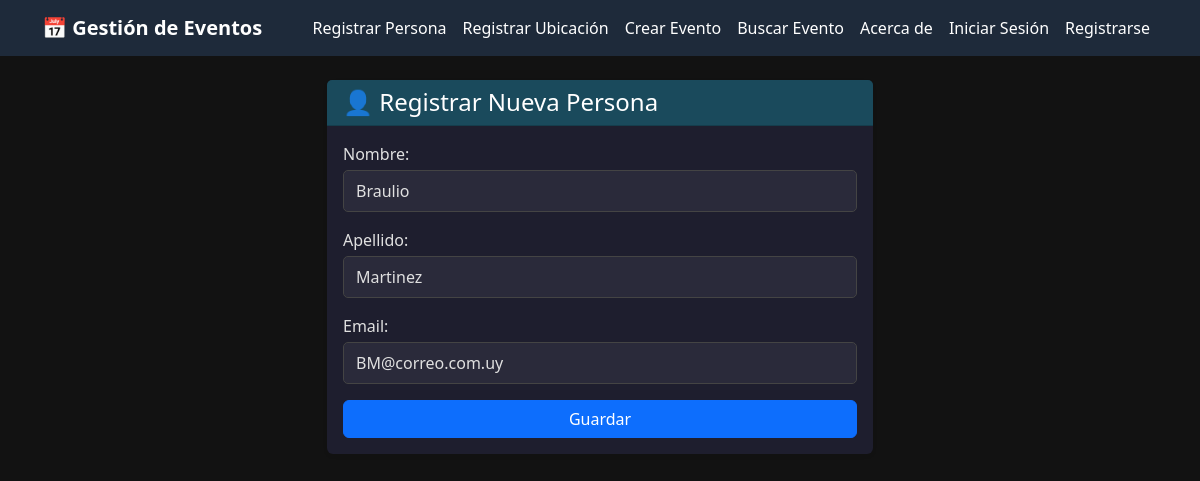
Screenshot of /personas/editar/1/ with the database file from the repository.
### eventos/models.py (models this page shows, shortened)
class Persona(models.Model):
    nombre = models.CharField(max_length=45)
    apellido = models.CharField(max_length=45)
    email = models.EmailField(max_length=60)
    class Meta:
        verbose_name = 'Persona'
        verbose_name_plural = 'Personas'

### eventos/views.py (the view)
# urls.py: path('personas/editar/<int:pk>/', views.editar_persona, name='editar_persona'),
def editar_persona(request, pk):
    persona = Persona.objects.get(id=pk)
    if request.method == 'POST':
        form = PersonaForm(request.POST, instance=persona)
        if form.is_valid():
            form.save()
            return redirect('listar_personas')
    else:
        form = PersonaForm(instance=persona)
    return render(request, 'form_persona.html', {'form': form})

### eventos/forms.py
class PersonaForm(forms.ModelForm):
    class Meta:
        model = Persona
        fields = '__all__'
        widgets = {
            'nombre': forms.TextInput(attrs={'class': 'form-control',}),
            'apellido': forms.TextInput(attrs={'class': 'form-control',}),
            'email': forms.EmailInput(attrs={'class': 'form-control',}),
        }

### templates/form_persona.html (shortened to what this page needs)
{% extends 'base.html' %}
{% block contenido %}
<div class="row justify-content-center">
    <div class="col-md-6">
        <div class="card shadow-sm">
            <div class="card-header bg-personas text-white">
                <h4 class="mb-0">👤 Registrar Nueva Persona</h4>
            </div>
            <div class="card-body">
                <form method="POST">
                    {{ form.as_p }}
                    <button type="submit" class="btn btn-primary w-100">Guardar</button>
                </form>
            </div>
        </div>
    </div>
</div>
{% endblock %}

### templates/base.html (style rules this page uses)
body { background-color: #121212; color: #e0e0e0; }
.bg-personas { background-color: #1a4a5c; }
.card { background-color: #1e1e2e; border: none; }
.card-body { color: #e0e0e0; }
input.form-control, select.form-select { background-color: #2a2a3a; color: #e0e0e0; border-color: #444; }
input[type="text"], input[type="password"], input[type="email"] { width: 100%; background-color: #2a2a3a; color: #e0e0e0; border: 1px solid #444; border-radius: 5px; padding: 8px 12px; margin-top: 4px; }

### rows the page displays
Persona: nombre "Braulio", apellido "Martinez", email "BM@correo.com.uy"
